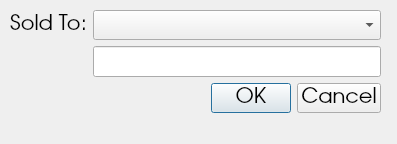
<?xml version="1.0" encoding="UTF-8"?>
<ui version="4.0">
 <class>Dialog</class>
 <widget class="QDialog" name="Dialog">
  <property name="geometry">
   <rect>
    <x>0</x>
    <y>0</y>
    <width>397</width>
    <height>144</height>
   </rect>
  </property>
  <property name="windowTitle">
   <string>Dialog</string>
  </property>
  <widget class="QWidget" name="formLayoutWidget">
   <property name="geometry">
    <rect>
     <x>10</x>
     <y>10</y>
     <width>371</width>
     <height>121</height>
    </rect>
   </property>
   <property name="font">
    <font>
     <family>URW Gothic L</family>
     <pointsize>16</pointsize>
    </font>
   </property>
   <layout class="QFormLayout" name="formLayout">
    <item row="0" column="0">
     <widget class="QLabel" name="label">
      <property name="font">
       <font>
        <family>URW Gothic L</family>
        <pointsize>16</pointsize>
       </font>
      </property>
      <property name="text">
       <string>Sold To:</string>
      </property>
     </widget>
    </item>
    <item row="0" column="1">
     <widget class="QComboBox" name="comboCompany">
      <property name="font">
       <font>
        <family>URW Gothic L</family>
        <pointsize>16</pointsize>
       </font>
      </property>
     </widget>
    </item>
    <item row="1" column="1">
     <widget class="QLineEdit" name="lineOther">
      <property name="font">
       <font>
        <family>URW Gothic L</family>
        <pointsize>16</pointsize>
       </font>
      </property>
     </widget>
    </item>
    <item row="2" column="1">
     <widget class="QDialogButtonBox" name="buttonBox">
      <property name="font">
       <font>
        <family>URW Gothic L</family>
        <pointsize>16</pointsize>
       </font>
      </property>
      <property name="standardButtons">
       <set>QDialogButtonBox::Cancel|QDialogButtonBox::Ok</set>
      </property>
     </widget>
    </item>
   </layout>
  </widget>
 </widget>
 <resources/>
 <connections/>
</ui>
